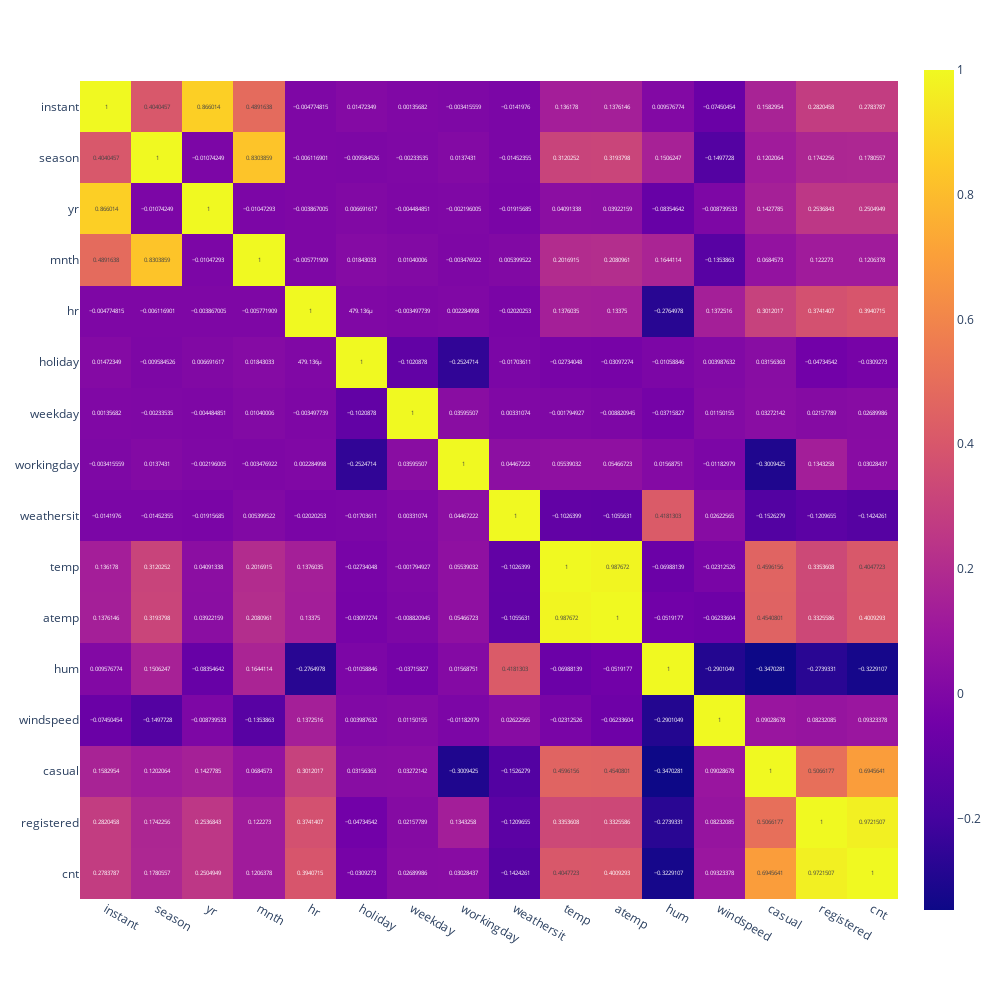

The notebook cell saved with this chart:
### Markdown cell above
## Checking correlation between variables

### Code cell
fig = px.imshow(df.corr(), text_auto=True)
fig.update_layout(
    autosize=False,
    width=1000,
    height=1000,)
fig.show()

### Figure 1 — Plotly figure (JSON) as saved in the notebook; plotly's stock layout.template omitted (floating-point values rounded to 4 significant figures; data arrays with more than 128 entries replaced by an {"elided": "..."} marker saying what was removed)
{"data": [{"coloraxis": "coloraxis", "hovertemplate": "x: %{x}<br>y: %{y}<br>color: %{z}<extra></extra>", "name": "0", "texttemplate": "%{z}", "type": "heatmap", "x": ["instant", "season", "yr", "mnth", "hr", "holiday", "weekday", "workingday", "weathersit", "temp", "atemp", "hum", "windspeed", "casual", "registered", "cnt"], "xaxis": "x", "y": ["instant", "season", "yr", "mnth", "hr", "holiday", "weekday", "workingday", "weathersit", "temp", "atemp", "hum", "windspeed", "casual", "registered", "cnt"], "yaxis": "y", "z": {"elided": "16x16 float values"}}], "layout": {"autosize": false, "coloraxis": {"colorscale": [[0, "#0d0887"], [0.1111, "#46039f"], [0.2222, "#7201a8"], [0.3333, "#9c179e"], [0.4444, "#bd3786"], [0.5556, "#d8576b"], [0.6667, "#ed7953"], [0.7778, "#fb9f3a"], [0.8889, "#fdca26"], [1, "#f0f921"]]}, "height": 1000, "margin": {"t": 60}, "width": 1000, "xaxis": {"anchor": "y", "constrain": "domain", "domain": [0, 1], "scaleanchor": "y"}, "yaxis": {"anchor": "x", "autorange": "reversed", "constrain": "domain", "domain": [0, 1]}}}
